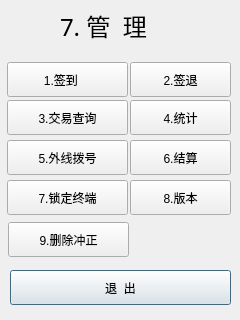
<?xml version="1.0" encoding="UTF-8"?>
<ui version="4.0">
 <class>mainkey7</class>
 <widget class="QDialog" name="mainkey7">
  <property name="geometry">
   <rect>
    <x>0</x>
    <y>0</y>
    <width>240</width>
    <height>320</height>
   </rect>
  </property>
  <property name="windowTitle">
   <string>Dialog</string>
  </property>
  <widget class="QLabel" name="label">
   <property name="geometry">
    <rect>
     <x>60</x>
     <y>10</y>
     <width>121</width>
     <height>31</height>
    </rect>
   </property>
   <property name="font">
    <font>
     <family>AR PL UKai CN</family>
     <pointsize>18</pointsize>
    </font>
   </property>
   <property name="text">
    <string>7. 管  理</string>
   </property>
  </widget>
  <widget class="QPushButton" name="pushButton_9">
   <property name="geometry">
    <rect>
     <x>10</x>
     <y>270</y>
     <width>221</width>
     <height>35</height>
    </rect>
   </property>
   <property name="text">
    <string>退  出</string>
   </property>
  </widget>
  <widget class="QPushButton" name="pushButton_3">
   <property name="geometry">
    <rect>
     <x>7</x>
     <y>100</y>
     <width>121</width>
     <height>35</height>
    </rect>
   </property>
   <property name="text">
    <string>3.交易查询</string>
   </property>
  </widget>
  <widget class="QPushButton" name="pushButton_1">
   <property name="geometry">
    <rect>
     <x>7</x>
     <y>62</y>
     <width>121</width>
     <height>35</height>
    </rect>
   </property>
   <property name="text">
    <string>1.签到    </string>
   </property>
  </widget>
  <widget class="QPushButton" name="pushButton_2">
   <property name="geometry">
    <rect>
     <x>130</x>
     <y>62</y>
     <width>101</width>
     <height>35</height>
    </rect>
   </property>
   <property name="text">
    <string>2.签退</string>
   </property>
  </widget>
  <widget class="QPushButton" name="pushButton_4">
   <property name="geometry">
    <rect>
     <x>130</x>
     <y>100</y>
     <width>101</width>
     <height>35</height>
    </rect>
   </property>
   <property name="text">
    <string>4.统计</string>
   </property>
  </widget>
  <widget class="QPushButton" name="pushButton_7">
   <property name="geometry">
    <rect>
     <x>7</x>
     <y>180</y>
     <width>121</width>
     <height>35</height>
    </rect>
   </property>
   <property name="text">
    <string>7.锁定终端</string>
   </property>
  </widget>
  <widget class="QPushButton" name="pushButton_6">
   <property name="geometry">
    <rect>
     <x>130</x>
     <y>140</y>
     <width>101</width>
     <height>35</height>
    </rect>
   </property>
   <property name="text">
    <string>6.结算</string>
   </property>
  </widget>
  <widget class="QPushButton" name="pushButton_8">
   <property name="geometry">
    <rect>
     <x>130</x>
     <y>180</y>
     <width>101</width>
     <height>35</height>
    </rect>
   </property>
   <property name="text">
    <string>8.版本</string>
   </property>
  </widget>
  <widget class="QPushButton" name="pushButton_5">
   <property name="geometry">
    <rect>
     <x>7</x>
     <y>140</y>
     <width>121</width>
     <height>35</height>
    </rect>
   </property>
   <property name="text">
    <string>5.外线拨号</string>
   </property>
  </widget>
  <widget class="QLabel" name="label_2">
   <property name="geometry">
    <rect>
     <x>240</x>
     <y>40</y>
     <width>57</width>
     <height>17</height>
    </rect>
   </property>
   <property name="text">
    <string/>
   </property>
  </widget>
  <widget class="QPushButton" name="pushButton">
   <property name="geometry">
    <rect>
     <x>8</x>
     <y>222</y>
     <width>121</width>
     <height>35</height>
    </rect>
   </property>
   <property name="text">
    <string>9.删除冲正</string>
   </property>
  </widget>
 </widget>
 <resources/>
 <connections/>
</ui>
